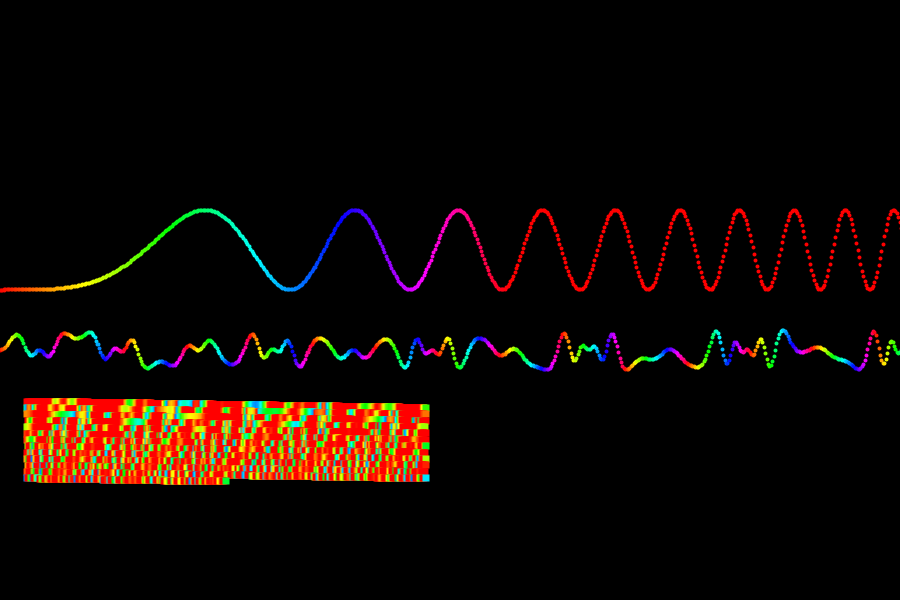
Frame 1 (no input)
Frame 60 (the mouse pressed at the canvas centre just before this capture): identical to frame 1, image omitted
Frame 120 (the mouse held since frame 60 and released just before this capture): identical to frame 1, image omitted

The Processing sketch that drew this single still picture (run headless with seeded random() and noise(); from frame 60 on, the mouse is pressed at the canvas centre):

// Processing sketch: processing_177926
// ── processing_177926.pde

float i;
float e;
void setup(){
  size(900,600);
  background(0);
    colorMode(HSB);
}int   c;

void draw(){
  background(0);
  e+=0.15;
  c++;
float  b=250+40*cos(40*c/10);


//ellipse (e*100 ,250+40*cos(40*e/10),25,25);
for (i=0;i<50;i+=0.014){
  strokeWeight(4 );
 stroke( i*50, 255, 255 );
point(i*100 ,250+40*cos(40*(i/3*i+4*i/4*i)*0.014));
 stroke( i*400%250, 255, 255 );
point(i*100 ,350+(40*cos(40*i/10)*sin(400*i/10*i/40+2* PI*40*cos(40*i/10)/40)/2));
 stroke( (400*cos(40*i/10)*sin(400*i/10*i/40+2* PI*40*cos(40*i/10)/40)/2)%150, 255, 255 );
 
rect(25+i*100%400,400+(i*8)/5,3,3);
}
}
